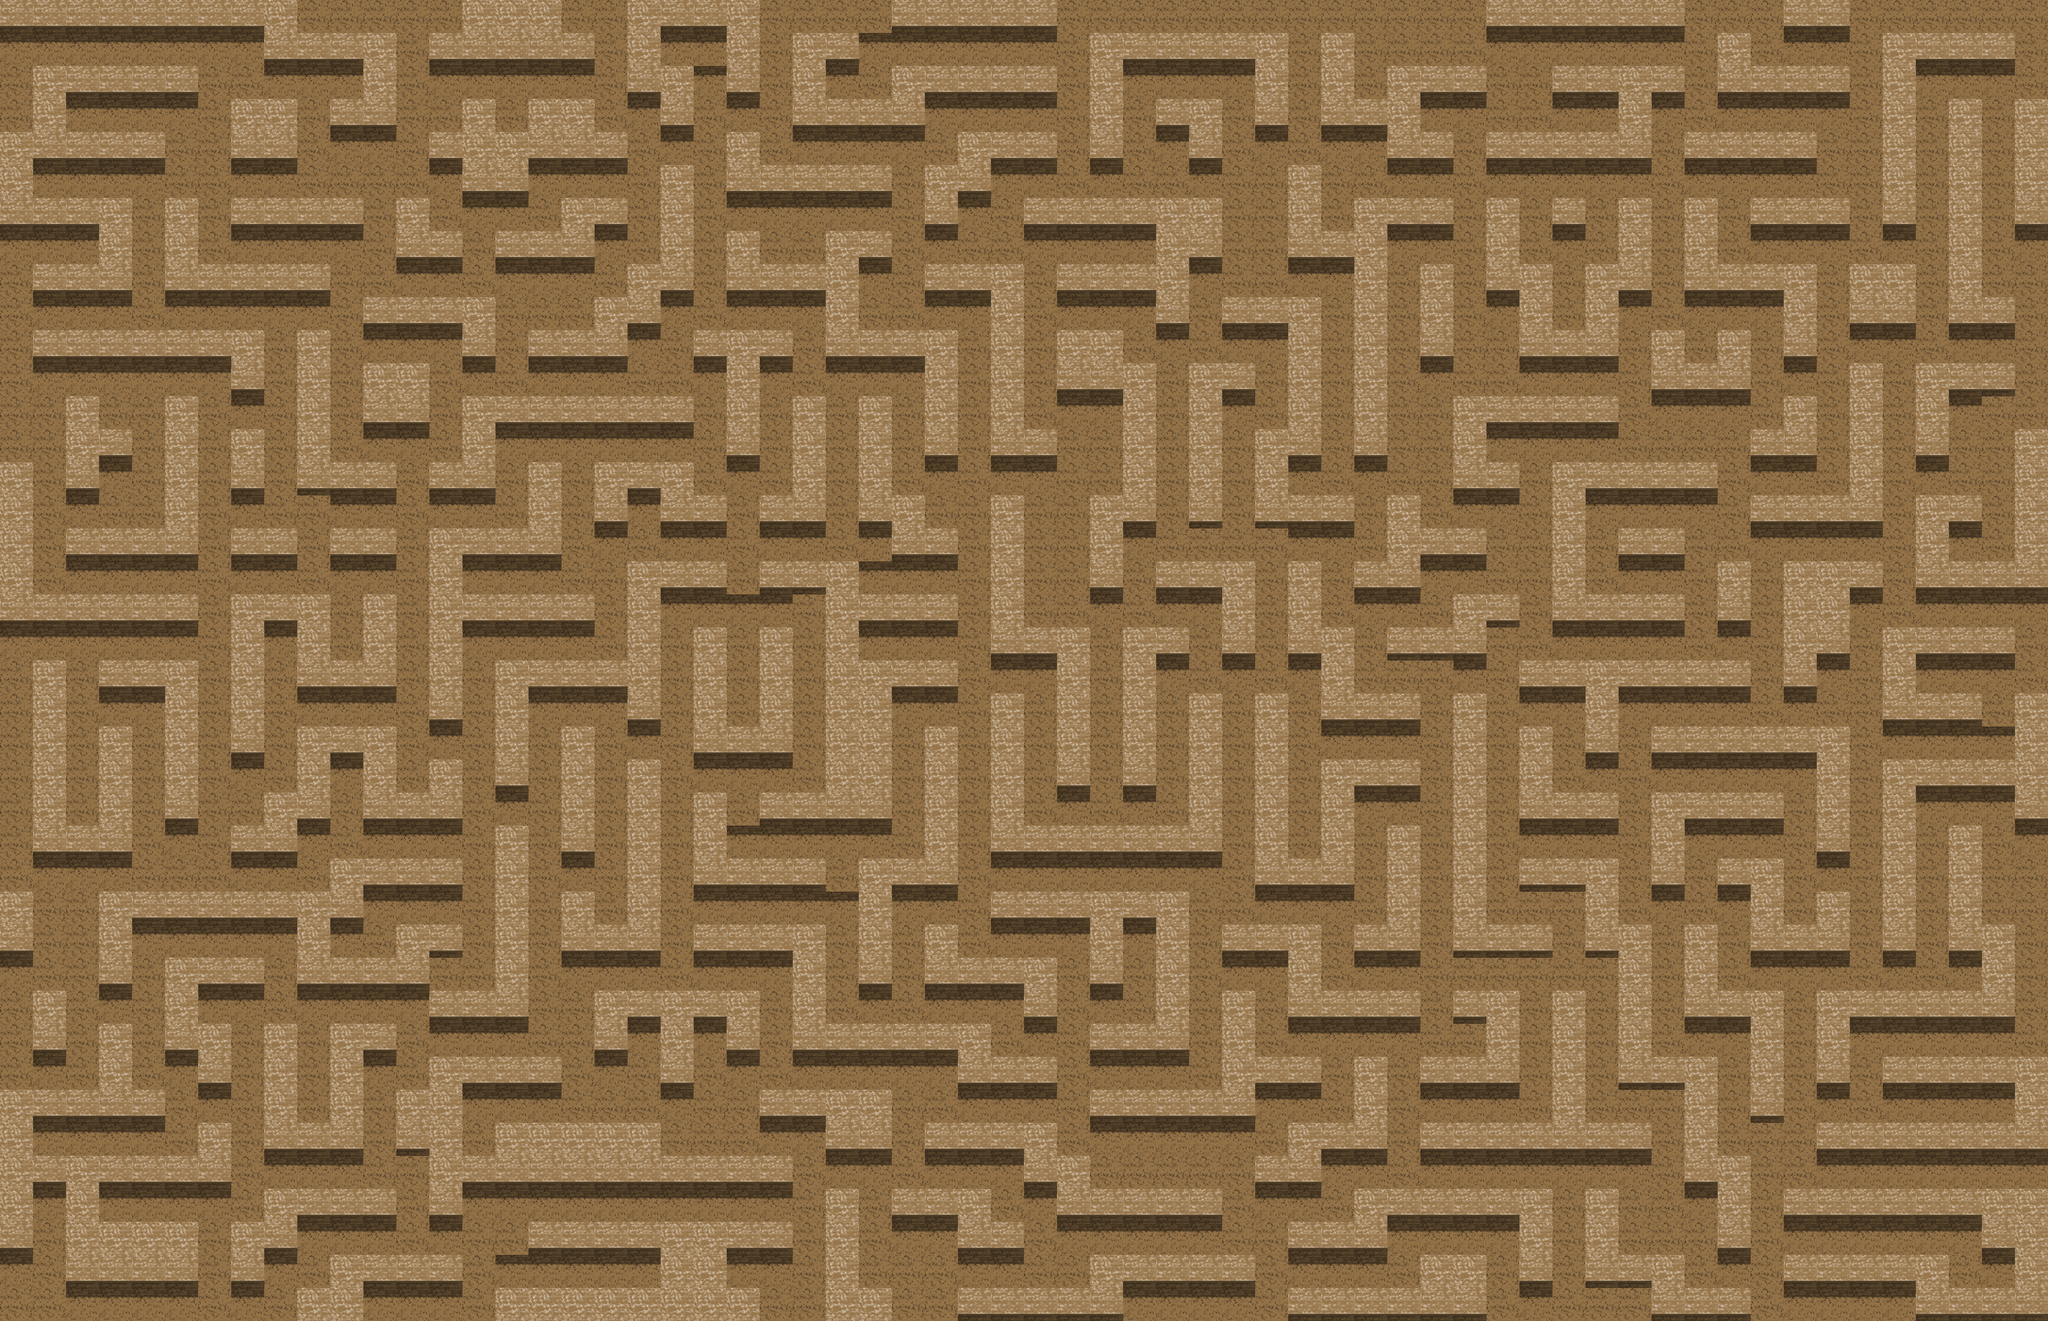

Tiled map render using the project's own tile images. Description and the map definition, with tile-layer contents summarised, below:
An orthogonal 62x40 tile map with 64x64 px tiles, 1 tile layer (Calque de Tile 1) and 116 objects.

<map version="1.0" orientation="orthogonal" renderorder="right-down" width="62" height="40" tilewidth="64" tileheight="64" nextobjectid="135">
 <tileset firstgid="1" name="couloirs_earth_64px" tilewidth="64" tileheight="64" tilecount="169" columns="13">
  <image source="couloirs_earth_64px.png" width="832" height="832" />
  <tile id="84">
   <properties>
    <property name="collidable" value="true" />
   </properties>
  </tile>
  <tile id="97">
   <properties>
    <property name="collidable" value="true" />
   </properties>
  </tile>
 </tileset>
 <layer name="Calque de Tile 1" width="62" height="40">
  <data>[2480 cells, 2480 non-empty, 4 distinct tile ids]</data>
 </layer>
 <objectgroup name="sorties">
  <object id="14" x="580" y="2" width="60" height="56" />
  <object id="15" x="836" y="0" width="58" height="62" />
  <object id="16" x="642" y="2" width="62" height="56" />
  <object id="17" x="706" y="4" width="60" height="56" />
  <object id="18" x="768" y="2" width="68" height="56" />
  <object id="19" x="1086" y="2" width="68" height="60" />
  <object id="20" x="1152" y="2" width="64" height="58" />
  <object id="21" x="1474" y="2" width="60" height="60" />
  <object id="22" x="1546" y="12" width="52" height="50" />
  <object id="23" x="1600" y="0" width="62" height="58" />
  <object id="24" x="1664" y="0" width="62" height="58" />
  <object id="25" x="2052" y="4" width="60" height="54" />
  <object id="26" x="2120" y="6" width="60" height="52" />
  <object id="27" x="2184" y="8" width="58" height="50" />
  <object id="28" x="2242" y="6" width="58" height="54" />
  <object id="29" x="2308" y="2" width="60" height="58" />
  <object id="30" x="2366" y="4" width="62" height="58" />
  <object id="31" x="2428" y="6" width="68" height="52" />
  <object id="32" x="2496" y="2" width="68" height="64" />
  <object id="33" x="2564" y="10" width="68" height="52" />
  <object id="34" x="2630" y="4" width="64" height="62" />
  <object id="35" x="2698" y="2" width="58" height="64" />
  <object id="36" x="2762" y="4" width="58" height="70" />
  <object id="37" x="2822" y="2" width="56" height="66" />
  <object id="38" x="3266" y="8" width="64" height="52" />
  <object id="39" x="3334" y="8" width="54" height="58" />
  <object id="40" x="3394" y="6" width="60" height="62" />
  <object id="41" x="3590" y="4" width="58" height="58" />
  <object id="42" x="3654" y="10" width="60" height="52" />
  <object id="43" x="3714" y="6" width="62" height="52" />
  <object id="44" x="3774" y="2" width="68" height="58" />
  <object id="45" x="3842" y="4" width="60" height="56" />
  <object id="46" x="3904" y="4" width="62" height="60" />
  <object id="47" x="3912" y="66" width="56" height="56" />
  <object id="48" x="3906" y="138" width="58" height="54" />
  <object id="49" x="3906" y="452" width="62" height="62" />
  <object id="50" x="3904" y="516" width="62" height="56" />
  <object id="51" x="3912" y="580" width="58" height="60" />
  <object id="52" x="3912" y="650" width="56" height="54" />
  <object id="53" x="3908" y="702" width="56" height="54" />
  <object id="54" x="3908" y="766" width="56" height="60" />
  <object id="55" x="3908" y="1158" width="56" height="60" />
  <object id="56" x="3908" y="1222" width="54" height="54" />
  <object id="57" x="3906" y="1282" width="64" height="58" />
  <object id="58" x="3904" y="1598" width="58" height="60" />
  <object id="59" x="3908" y="1664" width="58" height="62" />
  <object id="60" x="3906" y="1732" width="62" height="60" />
  <object id="61" x="3902" y="1796" width="66" height="60" />
  <object id="62" x="3906" y="1858" width="62" height="62" />
  <object id="63" x="3902" y="1924" width="64" height="58" />
  <object id="64" x="3902" y="1990" width="66" height="56" />
  <object id="65" x="3904" y="2252" width="66" height="50" />
  <object id="69" x="0" y="70" width="66" height="62" />
  <object id="70" x="4" y="132" width="60" height="60" />
  <object id="71" x="4" y="198" width="60" height="56" />
  <object id="72" x="4" y="458" width="56" height="60" />
  <object id="73" x="4" y="520" width="56" height="58" />
  <object id="74" x="10" y="590" width="50" height="52" />
  <object id="75" x="2" y="642" width="56" height="50" />
  <object id="76" x="4" y="710" width="58" height="48" />
  <object id="77" x="0" y="768" width="66" height="56" />
  <object id="78" x="8" y="826" width="50" height="66" />
  <object id="79" x="6" y="1218" width="60" height="62" />
  <object id="80" x="0" y="1278" width="64" height="60" />
  <object id="81" x="0" y="1338" width="62" height="62" />
  <object id="82" x="2" y="1404" width="60" height="52" />
  <object id="83" x="4" y="1460" width="58" height="66" />
  <object id="84" x="0" y="1524" width="62" height="66" />
  <object id="85" x="4" y="1590" width="56" height="60" />
  <object id="86" x="8" y="1662" width="52" height="60" />
  <object id="87" x="2" y="1862" width="60" height="60" />
  <object id="88" x="2" y="1922" width="58" height="60" />
  <object id="89" x="0" y="1986" width="60" height="58" />
  <object id="90" x="8" y="2056" width="52" height="56" />
  <object id="91" x="2" y="2438" width="62" height="64" />
  <object id="92" x="0" y="2506" width="66" height="54" />
  <object id="93" x="68" y="2504" width="60" height="54" />
  <object id="94" x="124" y="2502" width="72" height="62" />
  <object id="95" x="198" y="2500" width="58" height="64" />
  <object id="96" x="256" y="2506" width="64" height="72" />
  <object id="97" x="316" y="2508" width="68" height="64" />
  <object id="98" x="392" y="2502" width="62" height="62" />
  <object id="99" x="450" y="2498" width="62" height="74" />
  <object id="100" x="512" y="2504" width="64" height="66" />
  <object id="101" x="706" y="2504" width="64" height="68" />
  <object id="102" x="770" y="2504" width="62" height="68" />
  <object id="103" x="832" y="2510" width="60" height="66" />
  <object id="104" x="892" y="2504" width="68" height="72" />
  <object id="105" x="1472" y="2496" width="64" height="82" />
  <object id="106" x="1536" y="2498" width="64" height="72" />
  <object id="107" x="1728" y="2496" width="70" height="78" />
  <object id="108" x="1794" y="2498" width="64" height="58" />
  <object id="109" x="2180" y="2500" width="60" height="58" />
  <object id="110" x="2238" y="2498" width="70" height="64" />
  <object id="111" x="2304" y="2496" width="64" height="74" />
  <object id="112" x="2368" y="2502" width="66" height="68" />
  <object id="113" x="2432" y="2502" width="64" height="72" />
  <object id="114" x="2882" y="2490" width="62" height="68" />
  <object id="115" x="2942" y="2488" width="66" height="80" />
  <object id="116" x="3010" y="2492" width="64" height="96" />
  <object id="117" x="3072" y="2492" width="62" height="82" />
  <object id="118" x="3130" y="2492" width="68" height="80" />
  <object id="119" x="3390" y="2494" width="66" height="64" />
  <object id="120" x="3450" y="2490" width="70" height="68" />
  <object id="121" x="3516" y="2488" width="68" height="68" />
  <object id="122" x="3582" y="2498" width="62" height="64" />
  <object id="123" x="3644" y="2506" width="64" height="58" />
 </objectgroup>
 <objectgroup name="spawns_hunter" opacity="0.9">
  <object id="124" x="962.667" y="706.667" width="61.3333" height="60" />
  <object id="125" x="3268" y="640" width="58" height="62" />
  <object id="128" x="1854.55" y="1215.15" width="63.6364" height="60.6061" />
  <object id="129" x="893.939" y="2175.76" width="69.697" height="63.6364" />
  <object id="130" x="3200" y="2240" width="64" height="64" />
 </objectgroup>
 <objectgroup name="spawns_ghost">
  <object id="131" x="384" y="1340" width="60" height="56" />
  <object id="132" x="3592" y="1348" width="52" height="44" />
  <object id="133" x="2052" y="2364" width="60" height="56" />
  <object id="134" x="2052" y="304" width="60" height="76" />
 </objectgroup>
</map>